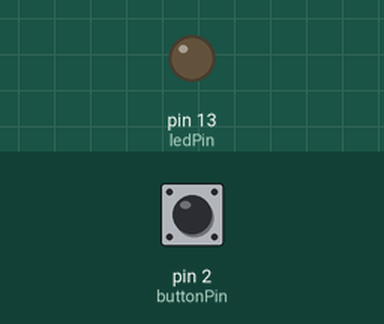
A sketch run on a simulated Arduino Uno, built with avr-gcc and run on an emulated ATmega328P. On the bench: output pins drawn as LEDs (lit = HIGH). The inputs (shaded band) are chosen by the test bench; at power-on: pin 2 (buttonPin) HIGH.

Above: at 1.2 s.
1.3 s: pin 2 (buttonPin) pulled LOW for 0.15 s
At 5.1 s:
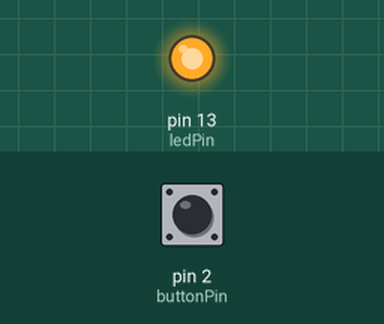
Timing chart, 0 to 10.3 s (numbered marks = the images above; inputs shaded):
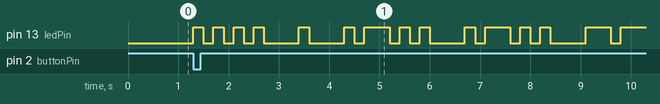

Measured:
- after the input at 1.3 s, pin 13 (ledPin): LOW → HIGH at once, → LOW 0.20 s later, → HIGH 0.20 s later, → LOW 0.20 s later, … (29 changes in this stretch)

The sketch:

ButtonTest.ino
```cpp
// Constants
const int buttonPin = 2;
const int ledPin = 13;

int buttonState = 0;
int lastButtonState = 0;
int ledState = 0;

void setup() {
  // init led
  pinMode(ledPin, OUTPUT);
  // init button
  pinMode(buttonPin, INPUT);

  buttonState = digitalRead(buttonPin);
}

void loop() {
  // Toggle LED code found from https://www.arduinogetstarted.com/tutorials/arduino-button-toggle-led
  lastButtonState = buttonState; // save current state
  buttonState = digitalRead(buttonPin);

  if(lastButtonState == HIGH && buttonState == LOW){
    printH();
    printE();
    printL();
    printL();
    printO();
  }

}
void dot(){
  digitalWrite(ledPin, HIGH);
  delay(200);
  digitalWrite(ledPin, LOW);
  delay(200);
}
void dash(){
  digitalWrite(ledPin, HIGH);
  delay(500);
  digitalWrite(ledPin, LOW);
  delay(200);
}
void printH(){
  // Morse: ....
  dot();
  dot();
  dot();
  dot();
  // delay for next letter
  delay(500);
}
void printE(){
  // Morse: .
  dot();
  // delay for next letter
  delay(500);
}
void printL(){
  // Morse: .-..
  dot();
  dash();
  dot();
  dot();
  // delay for next letter
  delay(500);
}
void printO(){
  // Morse: ---
  dash();
  dash();
  dash();
  // delay for next letter
  delay(500);
}
```
